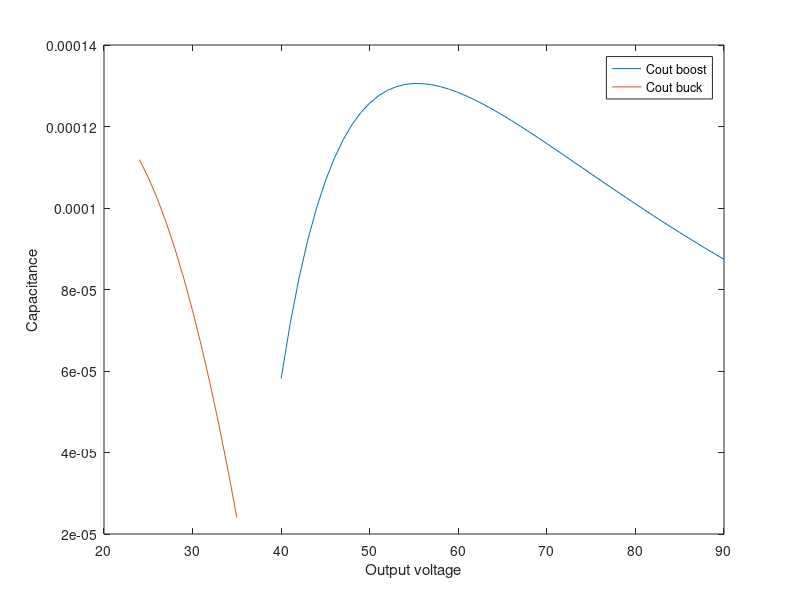
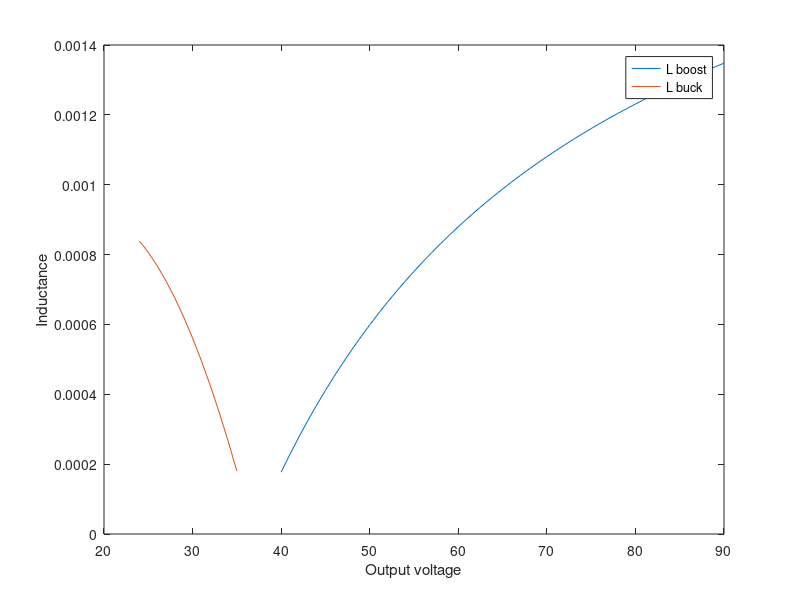
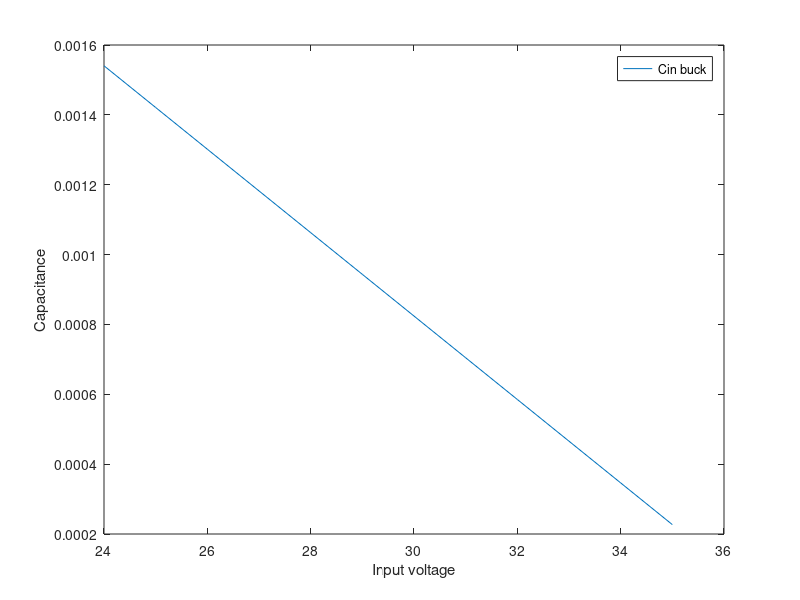

These figures' MATLAB source, in order:
close all
clc

voltages_boost = 40:1:90;
voltages_buck = 24:1:35;

Vmpp = 36.9;
Impp_400 = 3.23;
P = 300;
Vin_ripple = 0.001;
Vout_ripple = 0.005;
Current_ripple = 0.1;
fsw = 50e3;

L_boost = (Vmpp*(1-Vmpp./voltages_boost)./(Current_ripple * Impp_400 * fsw));
L_buck = (Vmpp - voltages_buck).*(voltages_buck./Vmpp)/(2 * Current_ripple * fsw);%to be checked
% 
%Cin_boost = ()/()
Cin_buck = (P/Vmpp * (1 - voltages_buck/Vmpp)/(Vin_ripple * Vmpp * fsw));

Cout_buck = (voltages_buck.^2/P .* (1 - voltages_buck ./ Vmpp))./(Vout_ripple .* voltages_buck .* fsw);
Cout_boost = (P./voltages_boost .* (1 - Vmpp./voltages_boost)./(Vout_ripple .* voltages_boost * fsw));

figure(1)
plot(voltages_boost, Cout_boost)
hold on
plot(voltages_buck, Cout_buck)
hold off
legend('Cout boost', 'Cout buck')
xlabel('Output voltage');
ylabel('Capacitance');

figure(2)
plot(voltages_boost, L_boost)
hold on
plot(voltages_buck, L_buck)
hold off
legend('L boost', 'L buck')
xlabel('Output voltage');
ylabel('Inductance');

figure(3)
plot(voltages_buck, Cin_buck)
legend('Cin buck')
xlabel('Input voltage');
ylabel('Capacitance');


